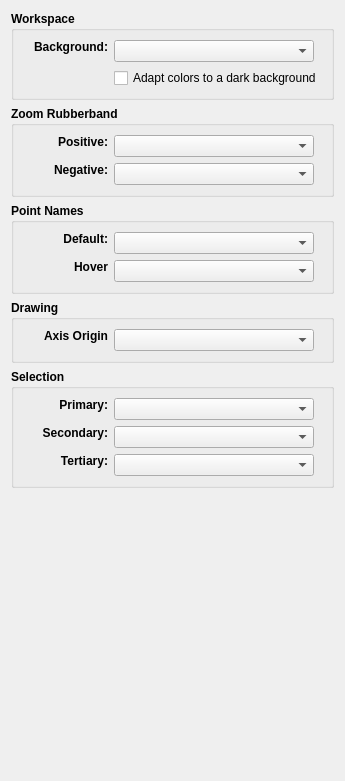
     <widget class="QWidget" name="colorsTab">
      <attribute name="title">
       <string>Colors</string>
      </attribute>
      <layout class="QVBoxLayout" name="verticalLayout_18">
       <item>
        <widget class="QGroupBox" name="groupBox">
         <property name="sizePolicy">
          <sizepolicy hsizetype="Expanding" vsizetype="Preferred">
           <horstretch>0</horstretch>
           <verstretch>0</verstretch>
          </sizepolicy>
         </property>
         <property name="minimumSize">
          <size>
           <width>0</width>
           <height>0</height>
          </size>
         </property>
         <property name="font">
          <font>
           <pointsize>9</pointsize>
           <bold>true</bold>
          </font>
         </property>
         <property name="title">
          <string>Workspace</string>
         </property>
         <layout class="QVBoxLayout" name="verticalLayout_26">
          <item>
           <layout class="QFormLayout" name="formLayout_12">
            <item row="0" column="0">
             <widget class="QLabel" name="bgColor_Label">
              <property name="sizePolicy">
               <sizepolicy hsizetype="Preferred" vsizetype="Fixed">
                <horstretch>0</horstretch>
                <verstretch>0</verstretch>
               </sizepolicy>
              </property>
              <property name="minimumSize">
               <size>
                <width>85</width>
                <height>0</height>
               </size>
              </property>
              <property name="maximumSize">
               <size>
                <width>16777215</width>
                <height>16777215</height>
               </size>
              </property>
              <property name="text">
               <string>Background:</string>
              </property>
              <property name="alignment">
               <set>Qt::AlignRight|Qt::AlignTrailing|Qt::AlignVCenter</set>
              </property>
             </widget>
            </item>
            <item row="0" column="1">
             <widget class="ColorComboBox" name="bgColor_ComboBox">
              <property name="sizePolicy">
               <sizepolicy hsizetype="Preferred" vsizetype="Fixed">
                <horstretch>0</horstretch>
                <verstretch>0</verstretch>
               </sizepolicy>
              </property>
              <property name="minimumSize">
               <size>
                <width>200</width>
                <height>0</height>
               </size>
              </property>
              <property name="maximumSize">
               <size>
                <width>0</width>
                <height>16777215</height>
               </size>
              </property>
              <property name="styleSheet">
               <string notr="true"/>
              </property>
              <property name="maxVisibleItems">
               <number>15</number>
              </property>
              <property name="iconSize">
               <size>
                <width>40</width>
                <height>14</height>
               </size>
              </property>
             </widget>
            </item>
            <item row="1" column="1">
             <widget class="QCheckBox" name="adaptColors_CheckBox">
              <property name="font">
               <font>
                <pointsize>9</pointsize>
                <bold>false</bold>
               </font>
              </property>
              <property name="toolTip">
               <string>On a dark background, show dark lines, points and labels lighter so they stay visible (black shows light grey). The pattern keeps its real colors for saving, printing and export.</string>
              </property>
              <property name="text">
               <string>Adapt colors to a dark background</string>
              </property>
             </widget>
            </item>
           </layout>
          </item>
         </layout>
        </widget>
       </item>
       <item>
        <widget class="QGroupBox" name="zoomRubberBandGroupBox">
         <property name="sizePolicy">
          <sizepolicy hsizetype="Expanding" vsizetype="Preferred">
           <horstretch>0</horstretch>
           <verstretch>0</verstretch>
          </sizepolicy>
         </property>
         <property name="minimumSize">
          <size>
           <width>0</width>
           <height>0</height>
          </size>
         </property>
         <property name="maximumSize">
          <size>
           <width>16777215</width>
           <height>16777215</height>
          </size>
         </property>
         <property name="font">
          <font>
           <pointsize>9</pointsize>
           <bold>true</bold>
          </font>
         </property>
         <property name="title">
          <string>Zoom Rubberband</string>
         </property>
         <layout class="QVBoxLayout" name="verticalLayout_12">
          <item>
           <layout class="QFormLayout" name="formLayout">
            <item row="0" column="0">
             <widget class="QLabel" name="zrbPositiveColorLabel">
              <property name="sizePolicy">
               <sizepolicy hsizetype="Preferred" vsizetype="Fixed">
                <horstretch>0</horstretch>
                <verstretch>0</verstretch>
               </sizepolicy>
              </property>
              <property name="minimumSize">
               <size>
                <width>85</width>
                <height>0</height>
               </size>
              </property>
              <property name="font">
               <font>
                <pointsize>9</pointsize>
                <bold>true</bold>
               </font>
              </property>
              <property name="text">
               <string>Positive:</string>
              </property>
              <property name="alignment">
               <set>Qt::AlignRight|Qt::AlignTrailing|Qt::AlignVCenter</set>
              </property>
             </widget>
            </item>
            <item row="0" column="1">
             <widget class="ColorComboBox" name="zrbPositiveColor_ComboBox">
              <property name="sizePolicy">
               <sizepolicy hsizetype="Preferred" vsizetype="Fixed">
                <horstretch>0</horstretch>
                <verstretch>0</verstretch>
               </sizepolicy>
              </property>
              <property name="minimumSize">
               <size>
                <width>200</width>
                <height>0</height>
               </size>
              </property>
              <property name="maximumSize">
               <size>
                <width>0</width>
                <height>16777215</height>
               </size>
              </property>
              <property name="styleSheet">
               <string notr="true"/>
              </property>
              <property name="maxVisibleItems">
               <number>15</number>
              </property>
              <property name="iconSize">
               <size>
                <width>40</width>
                <height>14</height>
               </size>
              </property>
             </widget>
            </item>
            <item row="1" column="0">
             <widget class="QLabel" name="zrbNegativeColorLabel">
              <property name="sizePolicy">
               <sizepolicy hsizetype="Preferred" vsizetype="Fixed">
                <horstretch>0</horstretch>
                <verstretch>0</verstretch>
               </sizepolicy>
              </property>
              <property name="minimumSize">
               <size>
                <width>85</width>
                <height>0</height>
               </size>
              </property>
              <property name="maximumSize">
               <size>
                <width>16777215</width>
                <height>16777215</height>
               </size>
              </property>
              <property name="font">
               <font>
                <pointsize>9</pointsize>
                <bold>true</bold>
               </font>
              </property>
              <property name="text">
               <string>Negative:</string>
              </property>
              <property name="alignment">
               <set>Qt::AlignRight|Qt::AlignTrailing|Qt::AlignVCenter</set>
              </property>
             </widget>
            </item>
            <item row="1" column="1">
             <widget class="ColorComboBox" name="zrbNegativeColor_ComboBox">
              <property name="sizePolicy">
               <sizepolicy hsizetype="Preferred" vsizetype="Fixed">
                <horstretch>0</horstretch>
                <verstretch>0</verstretch>
               </sizepolicy>
              </property>
              <property name="maximumSize">
               <size>
                <width>200</width>
                <height>16777215</height>
               </size>
              </property>
              <property name="styleSheet">
               <string notr="true"/>
              </property>
              <property name="maxVisibleItems">
               <number>15</number>
              </property>
              <property name="iconSize">
               <size>
                <width>40</width>
                <height>14</height>
               </size>
              </property>
             </widget>
            </item>
           </layout>
          </item>
         </layout>
        </widget>
       </item>
       <item>
        <widget class="QGroupBox" name="pointNames_GroupBox">
         <property name="sizePolicy">
          <sizepolicy hsizetype="Expanding" vsizetype="Preferred">
           <horstretch>0</horstretch>
           <verstretch>0</verstretch>
          </sizepolicy>
         </property>
         <property name="minimumSize">
          <size>
           <width>0</width>
           <height>0</height>
          </size>
         </property>
         <property name="maximumSize">
          <size>
           <width>16777215</width>
           <height>16777215</height>
          </size>
         </property>
         <property name="font">
          <font>
           <pointsize>9</pointsize>
           <bold>true</bold>
          </font>
         </property>
         <property name="title">
          <string>Point Names</string>
         </property>
         <layout class="QVBoxLayout" name="verticalLayout_13">
          <item>
           <layout class="QFormLayout" name="formLayout_7">
            <item row="0" column="0">
             <widget class="QLabel" name="pontNameColor_Label">
              <property name="sizePolicy">
               <sizepolicy hsizetype="Preferred" vsizetype="Fixed">
                <horstretch>0</horstretch>
                <verstretch>0</verstretch>
               </sizepolicy>
              </property>
              <property name="minimumSize">
               <size>
                <width>85</width>
                <height>0</height>
               </size>
              </property>
              <property name="font">
               <font>
                <pointsize>9</pointsize>
                <bold>true</bold>
               </font>
              </property>
              <property name="text">
               <string>Default:</string>
              </property>
              <property name="alignment">
               <set>Qt::AlignRight|Qt::AlignTrailing|Qt::AlignVCenter</set>
              </property>
             </widget>
            </item>
            <item row="0" column="1">
             <widget class="ColorComboBox" name="pointNameColor_ComboBox">
              <property name="sizePolicy">
               <sizepolicy hsizetype="Preferred" vsizetype="Fixed">
                <horstretch>0</horstretch>
                <verstretch>0</verstretch>
               </sizepolicy>
              </property>
              <property name="maximumSize">
               <size>
                <width>200</width>
                <height>16777215</height>
               </size>
              </property>
              <property name="styleSheet">
               <string notr="true"/>
              </property>
              <property name="maxVisibleItems">
               <number>15</number>
              </property>
              <property name="iconSize">
               <size>
                <width>40</width>
                <height>14</height>
               </size>
              </property>
             </widget>
            </item>
            <item row="1" column="0">
             <widget class="QLabel" name="pontNameHoverColor_Label">
              <property name="sizePolicy">
               <sizepolicy hsizetype="Preferred" vsizetype="Fixed">
                <horstretch>0</horstretch>
                <verstretch>0</verstretch>
               </sizepolicy>
              </property>
              <property name="minimumSize">
               <size>
                <width>85</width>
                <height>0</height>
               </size>
              </property>
              <property name="maximumSize">
               <size>
                <width>16777215</width>
                <height>16777215</height>
               </size>
              </property>
              <property name="font">
               <font>
                <pointsize>9</pointsize>
                <bold>true</bold>
               </font>
              </property>
              <property name="text">
               <string>Hover</string>
              </property>
              <property name="alignment">
               <set>Qt::AlignRight|Qt::AlignTrailing|Qt::AlignVCenter</set>
              </property>
             </widget>
            </item>
            <item row="1" column="1">
             <widget class="ColorComboBox" name="pointNameHoverColor_ComboBox">
              <property name="sizePolicy">
               <sizepolicy hsizetype="Preferred" vsizetype="Fixed">
                <horstretch>0</horstretch>
                <verstretch>0</verstretch>
               </sizepolicy>
              </property>
              <property name="maximumSize">
               <size>
                <width>200</width>
                <height>16777215</height>
               </size>
              </property>
              <property name="styleSheet">
               <string notr="true"/>
              </property>
              <property name="maxVisibleItems">
               <number>15</number>
              </property>
              <property name="iconSize">
               <size>
                <width>40</width>
                <height>14</height>
               </size>
              </property>
             </widget>
            </item>
           </layout>
          </item>
         </layout>
        </widget>
       </item>
       <item>
        <widget class="QGroupBox" name="drawing_GroupBox">
         <property name="sizePolicy">
          <sizepolicy hsizetype="Expanding" vsizetype="Preferred">
           <horstretch>0</horstretch>
           <verstretch>0</verstretch>
          </sizepolicy>
         </property>
         <property name="minimumSize">
          <size>
           <width>0</width>
           <height>0</height>
          </size>
         </property>
         <property name="maximumSize">
          <size>
           <width>16777215</width>
           <height>16777215</height>
          </size>
         </property>
         <property name="font">
          <font>
           <pointsize>9</pointsize>
           <bold>true</bold>
          </font>
         </property>
         <property name="title">
          <string>Drawing</string>
         </property>
         <layout class="QVBoxLayout" name="verticalLayout_14">
          <item>
           <layout class="QFormLayout" name="formLayout_8">
            <item row="0" column="0">
             <widget class="QLabel" name="axisOrginColor_Label">
              <property name="sizePolicy">
               <sizepolicy hsizetype="Preferred" vsizetype="Fixed">
                <horstretch>0</horstretch>
                <verstretch>0</verstretch>
               </sizepolicy>
              </property>
              <property name="minimumSize">
               <size>
                <width>85</width>
                <height>0</height>
               </size>
              </property>
              <property name="font">
               <font>
                <pointsize>9</pointsize>
                <bold>true</bold>
               </font>
              </property>
              <property name="text">
               <string>Axis Origin</string>
              </property>
              <property name="alignment">
               <set>Qt::AlignRight|Qt::AlignTrailing|Qt::AlignVCenter</set>
              </property>
             </widget>
            </item>
            <item row="0" column="1">
             <widget class="ColorComboBox" name="axisOrginColor_ComboBox">
              <property name="sizePolicy">
               <sizepolicy hsizetype="Preferred" vsizetype="Fixed">
                <horstretch>0</horstretch>
                <verstretch>0</verstretch>
               </sizepolicy>
              </property>
              <property name="maximumSize">
               <size>
                <width>200</width>
                <height>16777215</height>
               </size>
              </property>
              <property name="styleSheet">
               <string notr="true"/>
              </property>
              <property name="maxVisibleItems">
               <number>15</number>
              </property>
              <property name="iconSize">
               <size>
                <width>40</width>
                <height>14</height>
               </size>
              </property>
             </widget>
            </item>
           </layout>
          </item>
         </layout>
        </widget>
       </item>
       <item>
        <widget class="QGroupBox" name="selection_GroupBox">
         <property name="sizePolicy">
          <sizepolicy hsizetype="Expanding" vsizetype="Preferred">
           <horstretch>0</horstretch>
           <verstretch>0</verstretch>
          </sizepolicy>
         </property>
         <property name="minimumSize">
          <size>
           <width>0</width>
           <height>0</height>
          </size>
         </property>
         <property name="font">
          <font>
           <pointsize>9</pointsize>
           <bold>true</bold>
          </font>
         </property>
         <property name="title">
          <string>Selection</string>
         </property>
         <layout class="QVBoxLayout" name="verticalLayout_22">
          <item>
           <layout class="QFormLayout" name="formLayout_9">
            <item row="0" column="0">
             <widget class="QLabel" name="primarySupportColor_Label">
              <property name="sizePolicy">
               <sizepolicy hsizetype="Preferred" vsizetype="Fixed">
                <horstretch>0</horstretch>
                <verstretch>0</verstretch>
               </sizepolicy>
              </property>
              <property name="minimumSize">
               <size>
                <width>85</width>
                <height>0</height>
               </size>
              </property>
              <property name="font">
               <font>
                <pointsize>9</pointsize>
                <bold>true</bold>
               </font>
              </property>
              <property name="text">
               <string>Primary:</string>
              </property>
              <property name="alignment">
               <set>Qt::AlignRight|Qt::AlignTrailing|Qt::AlignVCenter</set>
              </property>
             </widget>
            </item>
            <item row="0" column="1">
             <widget class="ColorComboBox" name="primarySupportColor_ComboBox">
              <property name="sizePolicy">
               <sizepolicy hsizetype="Preferred" vsizetype="Fixed">
                <horstretch>0</horstretch>
                <verstretch>0</verstretch>
               </sizepolicy>
              </property>
              <property name="maximumSize">
               <size>
                <width>200</width>
                <height>16777215</height>
               </size>
              </property>
              <property name="styleSheet">
               <string notr="true"/>
              </property>
              <property name="maxVisibleItems">
               <number>15</number>
              </property>
              <property name="iconSize">
               <size>
                <width>40</width>
                <height>14</height>
               </size>
              </property>
             </widget>
            </item>
            <item row="1" column="0">
             <widget class="QLabel" name="secondarySupportColor_Label">
              <property name="sizePolicy">
               <sizepolicy hsizetype="Preferred" vsizetype="Fixed">
                <horstretch>0</horstretch>
                <verstretch>0</verstretch>
               </sizepolicy>
              </property>
              <property name="minimumSize">
               <size>
                <width>85</width>
                <height>0</height>
               </size>
              </property>
              <property name="maximumSize">
               <size>
                <width>16777215</width>
                <height>16777215</height>
               </size>
              </property>
              <property name="font">
               <font>
                <pointsize>9</pointsize>
                <bold>true</bold>
               </font>
              </property>
              <property name="text">
               <string>Secondary:</string>
              </property>
              <property name="alignment">
               <set>Qt::AlignRight|Qt::AlignTrailing|Qt::AlignVCenter</set>
              </property>
             </widget>
            </item>
            <item row="1" column="1">
             <widget class="ColorComboBox" name="secondarySupportColor_ComboBox">
              <property name="sizePolicy">
               <sizepolicy hsizetype="Preferred" vsizetype="Fixed">
                <horstretch>0</horstretch>
                <verstretch>0</verstretch>
               </sizepolicy>
              </property>
              <property name="maximumSize">
               <size>
                <width>200</width>
                <height>16777215</height>
               </size>
              </property>
              <property name="styleSheet">
               <string notr="true"/>
              </property>
              <property name="maxVisibleItems">
               <number>15</number>
              </property>
              <property name="iconSize">
               <size>
                <width>40</width>
                <height>14</height>
               </size>
              </property>
             </widget>
            </item>
            <item row="2" column="0">
             <widget class="QLabel" name="tertiarySupportColor_Laabel">
              <property name="sizePolicy">
               <sizepolicy hsizetype="Preferred" vsizetype="Fixed">
                <horstretch>0</horstretch>
                <verstretch>0</verstretch>
               </sizepolicy>
              </property>
              <property name="minimumSize">
               <size>
                <width>85</width>
                <height>0</height>
               </size>
              </property>
              <property name="maximumSize">
               <size>
                <width>16777215</width>
                <height>16777215</height>
               </size>
              </property>
              <property name="font">
               <font>
                <pointsize>9</pointsize>
                <bold>true</bold>
               </font>
              </property>
              <property name="text">
               <string>Tertiary:</string>
              </property>
              <property name="alignment">
               <set>Qt::AlignRight|Qt::AlignTrailing|Qt::AlignVCenter</set>
              </property>
             </widget>
            </item>
            <item row="2" column="1">
             <widget class="ColorComboBox" name="tertiarySupportColor_ComboBox">
              <property name="sizePolicy">
               <sizepolicy hsizetype="Preferred" vsizetype="Fixed">
                <horstretch>0</horstretch>
                <verstretch>0</verstretch>
               </sizepolicy>
              </property>
              <property name="maximumSize">
               <size>
                <width>200</width>
                <height>16777215</height>
               </size>
              </property>
              <property name="styleSheet">
               <string notr="true"/>
              </property>
              <property name="maxVisibleItems">
               <number>15</number>
              </property>
              <property name="iconSize">
               <size>
                <width>40</width>
                <height>14</height>
               </size>
              </property>
             </widget>
            </item>
           </layout>
          </item>
         </layout>
        </widget>
       </item>
       <item>
        <spacer name="verticalSpacer_4">
         <property name="orientation">
          <enum>Qt::Vertical</enum>
         </property>
         <property name="sizeHint" stdset="0">
          <size>
           <width>20</width>
           <height>282</height>
          </size>
         </property>
        </spacer>
       </item>
      </layout>
     </widget>
